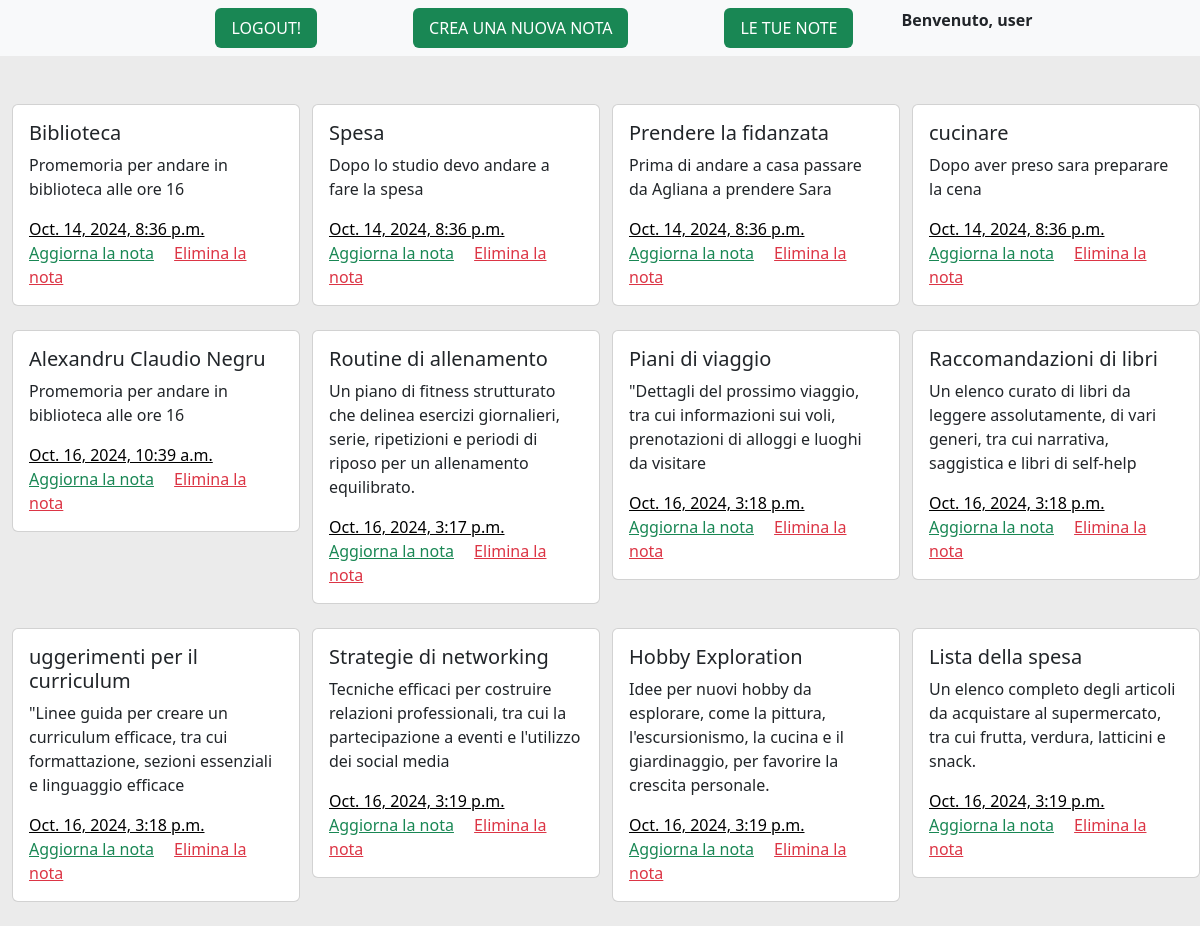
Page /note/note_list (signed in) on the earlier database version.
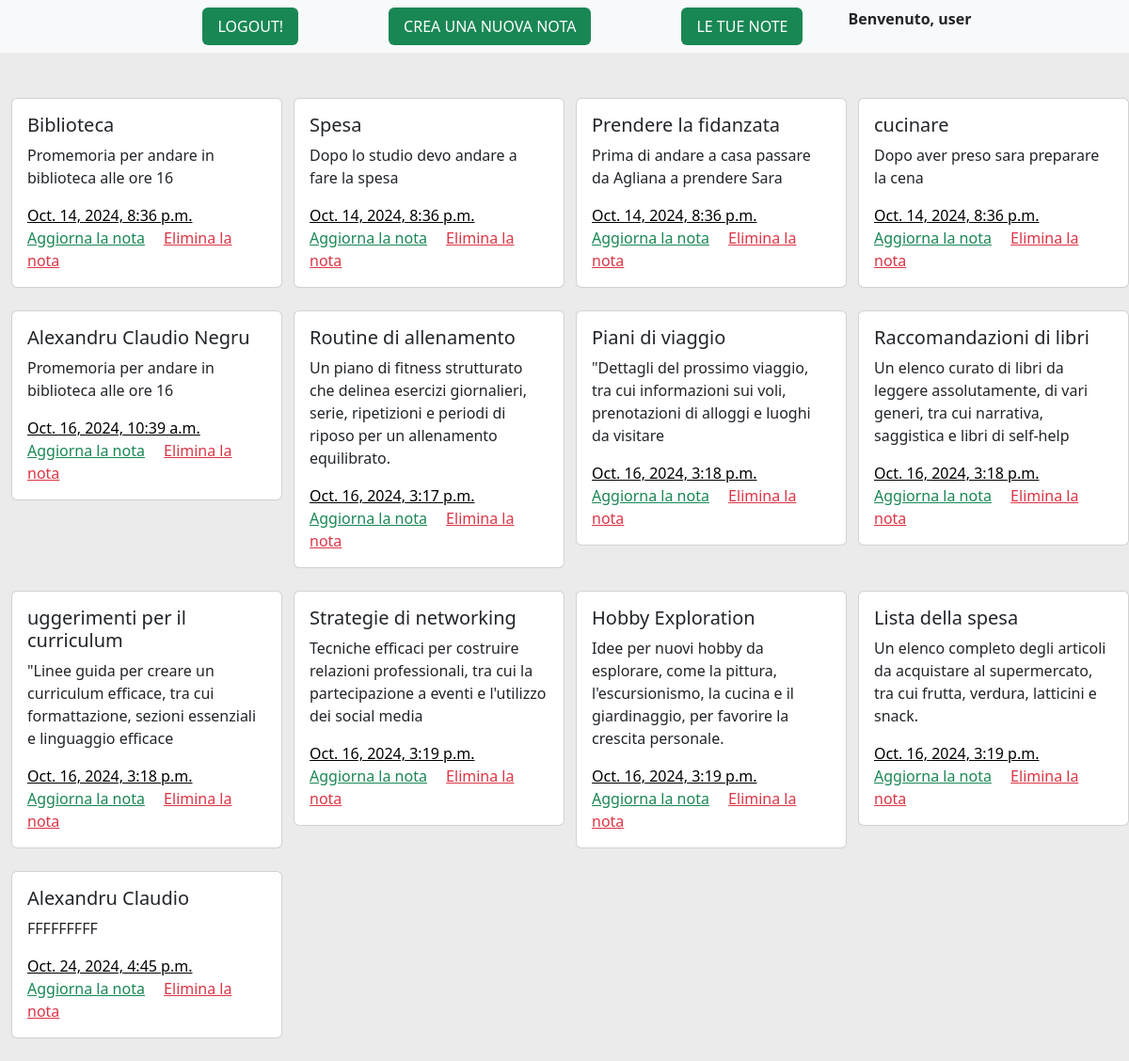
Same page on the later database version.
### note/models.py (models this page shows, shortened)
class Note(models.Model):
    nome = models.CharField(max_length=40)
    description = models.CharField(max_length=2000)
    created_at = models.DateTimeField(auto_now_add= True)
    user= models.ForeignKey(User, on_delete=models.CASCADE)#User con questa relazione è il modello figlio. Eseguito import da django - ogni nota è collegata ad un solo utente

### note/views.py (the view)
# urls.py: path('note_list', note_view , name = 'note_list'),
@login_required #in questo modo le note potranno essere create solamente da utenti loggati
def note_view( request):
    notes= Note.objects.filter(user=request.user)#In questo modo filtriamo solo le note create dall'user registrato
    return render( request, 'note/list.html' , {'notes':notes})

### note/templates/note/list.html (shortened to what this page needs)
{%extends 'note/common.html' %}
  {% block content %}
  <div class="container-fluid mt-5">
    <div class="row">
      {% for nota in notes %}
        <div class="col-lg-6 col-xl-3 col-md-6 mb-4">
          <div class="card" style="width: 18rem;">
            <div class="card-body">
              <h5 class="card-title">{{nota.nome}}</h5>
              <p class="card-text">{{nota.description }}</p>
              <a class="card-text text-black">{{nota.created_at}}</a><br>
              <a href="{% url 'update_note' nota.id %}" class="card-link text-success">Aggiorna la nota</a>
              <a href="{% url 'remove_note' nota.id %}" class="card-link text-danger">Elimina la nota</a>
            </div>
          </div>
        </div>
        {% if forloop.counter|divisibleby:4 %}
          </div>
          <div class="row">
        {% endif %}
      {% endfor %}
    </div>
  </div>
  {% endblock%}

Differences in the rows shown:
added Note: nome "Alexandru Claudio", description "FFFFFFFFF", created_at "Oct. 24, 2024, 4:45 p.m."
